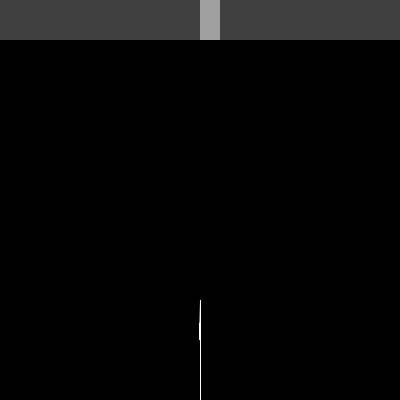
Frame 1 (no input)
Frame 60 (the mouse pressed at the canvas centre just before this capture): identical to frame 1, image omitted
Frame 120 (the mouse held since frame 60 and released just before this capture): identical to frame 1, image omitted

The Processing sketch that drew this single still picture (run headless with seeded random() and noise(); from frame 60 on, the mouse is pressed at the canvas centre):

// Processing sketch: fractaltreeees
// ── fractaltreeees.pde
Slider slider_angle, slider_length;
float angle = 0;
float angle_inc = radians(1);
void setup() {
  size(400,400);
  slider_angle = new Slider(0,0.01, TWO_PI);
  slider_length = new Slider(20,0.1,0.7);
}


void draw() {
  background(0);
  stroke(255);
  pushMatrix();
  translate(width/2,height);
  branch(100);
  popMatrix();
  slider_angle.draw();
  slider_length.draw();
  //float sa = map(sin(angle), -1, 1, 0, 1);
  //slider.setValue(sa);
  //angle = (angle + angle_inc) % TWO_PI;
  
}


void branch(float len) {
  if (len < 1) return;
  line(0,0,0,-len);
  translate(0,-len);
  pushMatrix();
  rotate(slider_angle.getValue());
  branch(len * slider_length.getValue());
  popMatrix();
  pushMatrix();
  rotate(-slider_angle.getValue());
  branch(len * slider_length.getValue());
  popMatrix();
  
  
  
  
}

void mouseDragged() {
  slider_angle.setValue();
  slider_length.setValue();
}

void mousePressed() {
  slider_angle.setValue();
  slider_length.setValue();
}

// ── Slider.pde
class Slider {
  private PVector pos;
  private PVector dims;
  private PVector sliderPos;
  private float min, max;
  private float value;
  Slider(float y, float min, float max) {
    this.pos = new PVector(0, y);
    this.min = min;
    this.max = max;
    this.dims = new PVector(width, 20);
    sliderPos = new PVector();
    value = 0.5;
    setSliderPos();
  }
  
  float getValue() {
    return map(value, 0, 1, min, max);
  }

  void draw() {
    noStroke();
    fill(128, 128);
    rect(pos.x, pos.y, dims.x, dims.y);
    fill(255,128);
    rect(sliderPos.x, sliderPos.y, 20, 20);
    
  }
  
  private void setSliderPos() {
    sliderPos.x = pos.x + map(value, 0, 1, 0, dims.x);
    sliderPos.y = pos.y;
  }

  void setValue() {
    if (mouseX >= pos.x && mouseX < pos.x + dims.x && mouseY >= pos.y && mouseY < pos.y + dims.y) {
      value = map(mouseX, pos.x, pos.x + dims.x, 0,1);
      setSliderPos();
    }
  }
  
  void setValue(float x) {
    value = constrain(x, 0, 1);
    setSliderPos();
  }
}
